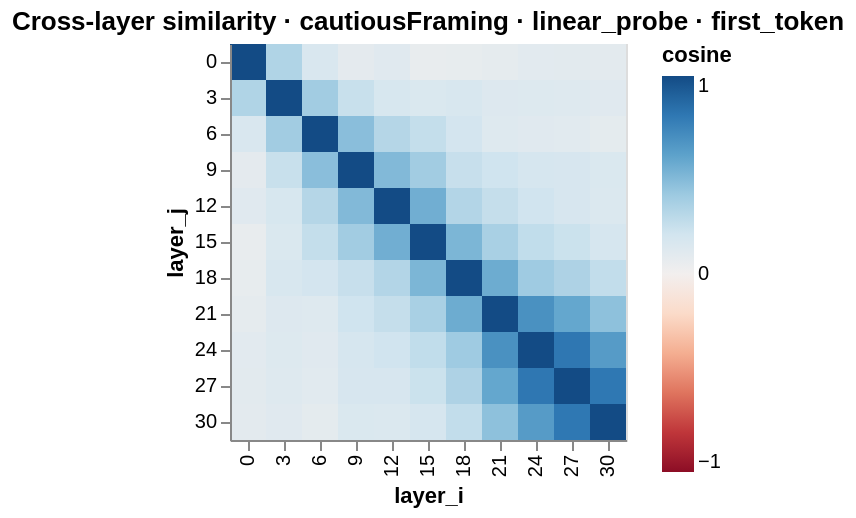

Source (notebook cell):
### Code cell
## ── CROSS-LAYER SIMILARITY ───────────────────────────────────────────────────
## How stable is a single behaviour's vector across layers?
## Change these:
CROSS_LAYER_LABEL  = all_vecs.labels()[0]
CROSS_LAYER_METHOD = all_vecs.methods()[0]
CROSS_LAYER_SPEC   = all_vecs.specs()[0]
print(f"Cross-layer: label={CROSS_LAYER_LABEL!r}, method={CROSS_LAYER_METHOD!r}, spec={CROSS_LAYER_SPEC!r}")

_vecs_cl    = all_vecs.filter(label=CROSS_LAYER_LABEL, method=CROSS_LAYER_METHOD, spec=CROSS_LAYER_SPEC)
_layers_cl  = sorted(_vecs_cl.layers())
_vmap_cl    = {v.layer: v.vector.float() for v in _vecs_cl.vectors}

if len(_layers_cl) < 2:
    print("⚠️  Need at least 2 layers for cross-layer plot.")
else:
    _rows_cl = []
    for _li in _layers_cl:
        for _lj in _layers_cl:
            _vi = _vmap_cl[_li]; _vj = _vmap_cl[_lj]
            _cos = float((_vi / (_vi.norm() + 1e-8)) @ (_vj / (_vj.norm() + 1e-8)))
            _rows_cl.append({"layer_i": str(_li), "layer_j": str(_lj), "cosine": _cos})
    _df_cl = pd.DataFrame(_rows_cl)
    _n_cl = len(_layers_cl)
    _sz = max(6, min(18, 500 // max(_n_cl, 1)))
    alt.Chart(_df_cl).mark_rect().encode(
        x=alt.X("layer_i:O", sort=[str(l) for l in _layers_cl]),
        y=alt.Y("layer_j:O", sort=[str(l) for l in _layers_cl]),
        color=alt.Color("cosine:Q", scale=alt.Scale(scheme="redblue", domain=[-1, 1])),
        tooltip=["layer_i", "layer_j", "cosine"],
    ).properties(width=_sz * _n_cl, height=_sz * _n_cl,
                 title=f"Cross-layer similarity · {CROSS_LAYER_LABEL} · {CROSS_LAYER_METHOD} · {CROSS_LAYER_SPEC}").display()

### Figure 1 — Vega-Lite specification as saved in the notebook (floating-point values rounded to 4 significant figures)
{"config": {"view": {"continuousWidth": 300, "continuousHeight": 300}}, "data": {"name": "data-b95bafc4f6f2c3f9b26f0f209b3146d5"}, "mark": {"type": "rect"}, "encoding": {"color": {"field": "cosine", "scale": {"domain": [-1, 1], "scheme": "redblue"}, "type": "quantitative"}, "tooltip": [{"field": "layer_i", "type": "nominal"}, {"field": "layer_j", "type": "nominal"}, {"field": "cosine", "type": "quantitative"}], "x": {"field": "layer_i", "sort": ["0", "3", "6", "9", "12", "15", "18", "21", "24", "27", "30"], "type": "ordinal"}, "y": {"field": "layer_j", "sort": ["0", "3", "6", "9", "12", "15", "18", "21", "24", "27", "30"], "type": "ordinal"}}, "height": 198, "title": "Cross-layer similarity · cautiousFraming · linear_probe · first_token", "width": 198, "$schema": "https://vega.github.io/schema/vega-lite/v6.4.1.json", "datasets": {"data-b95bafc4f6f2c3f9b26f0f209b3146d5": [{"layer_i": "0", "layer_j": "0", "cosine": 1.0}, {"layer_i": "0", "layer_j": "3", "cosine": 0.3292}, {"layer_i": "0", "layer_j": "6", "cosine": 0.1563}, {"layer_i": "0", "layer_j": "9", "cosine": 0.09048}, {"layer_i": "0", "layer_j": "12", "cosine": 0.1111}, {"layer_i": "0", "layer_j": "15", "cosine": 0.06146}, {"layer_i": "0", "layer_j": "18", "cosine": 0.0661}, {"layer_i": "0", "layer_j": "21", "cosine": 0.08433}, {"layer_i": "0", "layer_j": "24", "cosine": 0.1022}, {"layer_i": "0", "layer_j": "27", "cosine": 0.09945}, {"layer_i": "0", "layer_j": "30", "cosine": 0.09474}, {"layer_i": "3", "layer_j": "0", "cosine": 0.3292}, {"layer_i": "3", "layer_j": "3", "cosine": 1.0}, {"layer_i": "3", "layer_j": "6", "cosine": 0.382}, {"layer_i": "3", "layer_j": "9", "cosine": 0.2361}, {"layer_i": "3", "layer_j": "12", "cosine": 0.1675}, {"layer_i": "3", "layer_j": "15", "cosine": 0.1492}, {"layer_i": "3", "layer_j": "18", "cosine": 0.1643}, {"layer_i": "3", "layer_j": "21", "cosine": 0.1331}, {"layer_i": "3", "layer_j": "24", "cosine": 0.1285}, {"layer_i": "3", "layer_j": "27", "cosine": 0.1266}, {"layer_i": "3", "layer_j": "30", "cosine": 0.1102}, {"layer_i": "6", "layer_j": "0", "cosine": 0.1563}, {"layer_i": "6", "layer_j": "3", "cosine": 0.382}, {"layer_i": "6", "layer_j": "6", "cosine": 1.0}, {"layer_i": "6", "layer_j": "9", "cosine": 0.4582}, {"layer_i": "6", "layer_j": "12", "cosine": 0.3113}, {"layer_i": "6", "layer_j": "15", "cosine": 0.2521}, {"layer_i": "6", "layer_j": "18", "cosine": 0.1903}, {"layer_i": "6", "layer_j": "21", "cosine": 0.125}, {"layer_i": "6", "layer_j": "24", "cosine": 0.113}, {"layer_i": "6", "layer_j": "27", "cosine": 0.1063}, {"layer_i": "6", "layer_j": "30", "cosine": 0.08675}, {"layer_i": "9", "layer_j": "0", "cosine": 0.09048}, {"layer_i": "9", "layer_j": "3", "cosine": 0.2361}, {"layer_i": "9", "layer_j": "6", "cosine": 0.4582}, {"layer_i": "9", "layer_j": "9", "cosine": 1.0}, {"layer_i": "9", "layer_j": "12", "cosine": 0.4831}, {"layer_i": "9", "layer_j": "15", "cosine": 0.3827}, {"layer_i": "9", "layer_j": "18", "cosine": 0.2411}, {"layer_i": "9", "layer_j": "21", "cosine": 0.2068}, {"layer_i": "9", "layer_j": "24", "cosine": 0.1723}, {"layer_i": "9", "layer_j": "27", "cosine": 0.1708}, {"layer_i": "9", "layer_j": "30", "cosine": 0.1471}, {"layer_i": "12", "layer_j": "0", "cosine": 0.1111}, {"layer_i": "12", "layer_j": "3", "cosine": 0.1675}, {"layer_i": "12", "layer_j": "6", "cosine": 0.3113}, {"layer_i": "12", "layer_j": "9", "cosine": 0.4831}, {"layer_i": "12", "layer_j": "12", "cosine": 1.0}, {"layer_i": "12", "layer_j": "15", "cosine": 0.5378}, {"layer_i": "12", "layer_j": "18", "cosine": 0.3164}, {"layer_i": "12", "layer_j": "21", "cosine": 0.2501}, {"layer_i": "12", "layer_j": "24", "cosine": 0.2045}, {"layer_i": "12", "layer_j": "27", "cosine": 0.1705}, {"layer_i": "12", "layer_j": "30", "cosine": 0.1426}, {"layer_i": "15", "layer_j": "0", "cosine": 0.06146}, {"layer_i": "15", "layer_j": "3", "cosine": 0.1492}, {"layer_i": "15", "layer_j": "6", "cosine": 0.2521}, {"layer_i": "15", "layer_j": "9", "cosine": 0.3827}, {"layer_i": "15", "layer_j": "12", "cosine": 0.5378}, {"layer_i": "15", "layer_j": "15", "cosine": 1.0}, {"layer_i": "15", "layer_j": "18", "cosine": 0.5025}, {"layer_i": "15", "layer_j": "21", "cosine": 0.353}, {"layer_i": "15", "layer_j": "24", "cosine": 0.2625}, {"layer_i": "15", "layer_j": "27", "cosine": 0.2252}, {"layer_i": "15", "layer_j": "30", "cosine": 0.1781}, {"layer_i": "18", "layer_j": "0", "cosine": 0.0661}, {"layer_i": "18", "layer_j": "3", "cosine": 0.1643}, {"layer_i": "18", "layer_j": "6", "cosine": 0.1903}, {"layer_i": "18", "layer_j": "9", "cosine": 0.2411}, {"layer_i": "18", "layer_j": "12", "cosine": 0.3164}, {"layer_i": "18", "layer_j": "15", "cosine": 0.5025}, {"layer_i": "18", "layer_j": "18", "cosine": 1.0}, {"layer_i": "18", "layer_j": "21", "cosine": 0.5508}, {"layer_i": "18", "layer_j": "24", "cosine": 0.3917}, {"layer_i": "18", "layer_j": "27", "cosine": 0.3373}, {"layer_i": "18", "layer_j": "30", "cosine": 0.2599}, {"layer_i": "21", "layer_j": "0", "cosine": 0.08433}, {"layer_i": "21", "layer_j": "3", "cosine": 0.1331}, {"layer_i": "21", "layer_j": "6", "cosine": 0.125}, {"layer_i": "21", "layer_j": "9", "cosine": 0.2068}, {"layer_i": "21", "layer_j": "12", "cosine": 0.2501}, {"layer_i": "21", "layer_j": "15", "cosine": 0.353}, {"layer_i": "21", "layer_j": "18", "cosine": 0.5508}, {"layer_i": "21", "layer_j": "21", "cosine": 1.0}, {"layer_i": "21", "layer_j": "24", "cosine": 0.6821}, {"layer_i": "21", "layer_j": "27", "cosine": 0.5771}, {"layer_i": "21", "layer_j": "30", "cosine": 0.4465}, {"layer_i": "24", "layer_j": "0", "cosine": 0.1022}, {"layer_i": "24", "layer_j": "3", "cosine": 0.1285}, {"layer_i": "24", "layer_j": "6", "cosine": 0.113}, {"layer_i": "24", "layer_j": "9", "cosine": 0.1723}, {"layer_i": "24", "layer_j": "12", "cosine": 0.2045}, {"layer_i": "24", "layer_j": "15", "cosine": 0.2625}, {"layer_i": "24", "layer_j": "18", "cosine": 0.3917}, {"layer_i": "24", "layer_j": "21", "cosine": 0.6821}, {"layer_i": "24", "layer_j": "24", "cosine": 1.0}, {"layer_i": "24", "layer_j": "27", "cosine": 0.8035}, {"layer_i": "24", "layer_j": "30", "cosine": 0.6321}, {"layer_i": "27", "layer_j": "0", "cosine": 0.09945}, {"layer_i": "27", "layer_j": "3", "cosine": 0.1266}, {"layer_i": "27", "layer_j": "6", "cosine": 0.1063}, {"layer_i": "27", "layer_j": "9", "cosine": 0.1708}, {"layer_i": "27", "layer_j": "12", "cosine": 0.1705}, {"layer_i": "27", "layer_j": "15", "cosine": 0.2252}, {"layer_i": "27", "layer_j": "18", "cosine": 0.3373}, {"layer_i": "27", "layer_j": "21", "cosine": 0.5771}, {"layer_i": "27", "layer_j": "24", "cosine": 0.8035}, {"layer_i": "27", "layer_j": "27", "cosine": 1.0}, {"layer_i": "27", "layer_j": "30", "cosine": 0.8012}, {"layer_i": "30", "layer_j": "0", "cosine": 0.09474}, {"layer_i": "30", "layer_j": "3", "cosine": 0.1102}, {"layer_i": "30", "layer_j": "6", "cosine": 0.08675}, {"layer_i": "30", "layer_j": "9", "cosine": 0.1471}, {"layer_i": "30", "layer_j": "12", "cosine": 0.1426}, {"layer_i": "30", "layer_j": "15", "cosine": 0.1781}, {"layer_i": "30", "layer_j": "18", "cosine": 0.2599}, {"layer_i": "30", "layer_j": "21", "cosine": 0.4465}, {"layer_i": "30", "layer_j": "24", "cosine": 0.6321}, {"layer_i": "30", "layer_j": "27", "cosine": 0.8012}, {"layer_i": "30", "layer_j": "30", "cosine": 1.0}]}}
